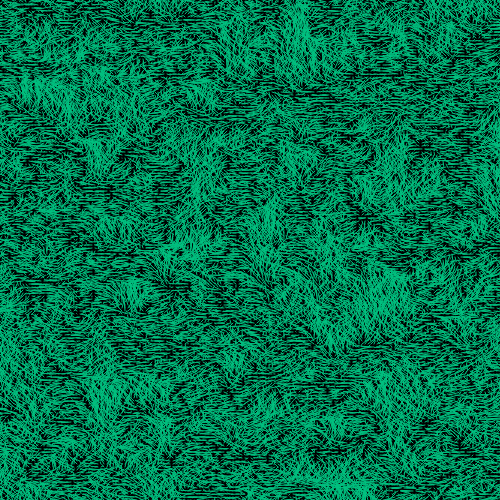
Frame 1 (no input)
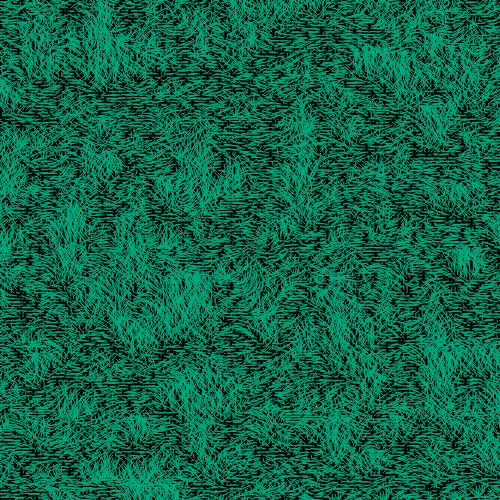
Frame 60 (no input)
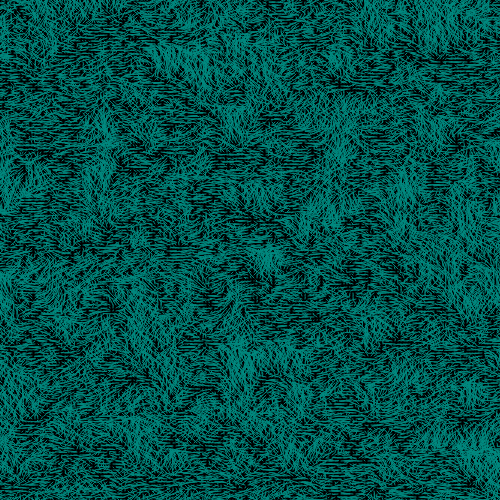
Frame 120 (the mouse pressed at the canvas centre since frame 60)

The p5.js sketch that drew these frames (run headless with seeded random() and noise() and a simulated clock; from frame 60 on, the mouse is pressed at the canvas centre):

// p5.js sketch
// ── sketch.js
let w;
let h;
let xOffset = 100;

function setup() {
  createCanvas(500, 500);
  stroke(0, 255, 128, 255); //rgba mode color setting
  strokeWeight(1);
}

//2D Perlin Noise
//https://www.youtube.com/watch?v=BjoM9oKOAKY&list=PLRqwX-V7Uu6bgPNQAdxQZpJuJCjeOr7VD&index=6
function draw() {
  background(0);
  for (w = -10; w < width + 10; w += 3) {
    for (h = -10; h < height + 10; h += 3) {
      let wNoise = map(noise(w + xOffset, h), 0, 1, -20, 20);
      let hNoise = map(
        noise(w * 0.03 + xOffset, h * 0.03 + 200),
        0,
        1,
        -20,
        20
      );
      stroke(0, 255 - noise(0 + xOffset) * 255, 128, 255);
      line(w, h, w + wNoise, h + hNoise);
    }
  }
  xOffset = xOffset + 0.1;
}
